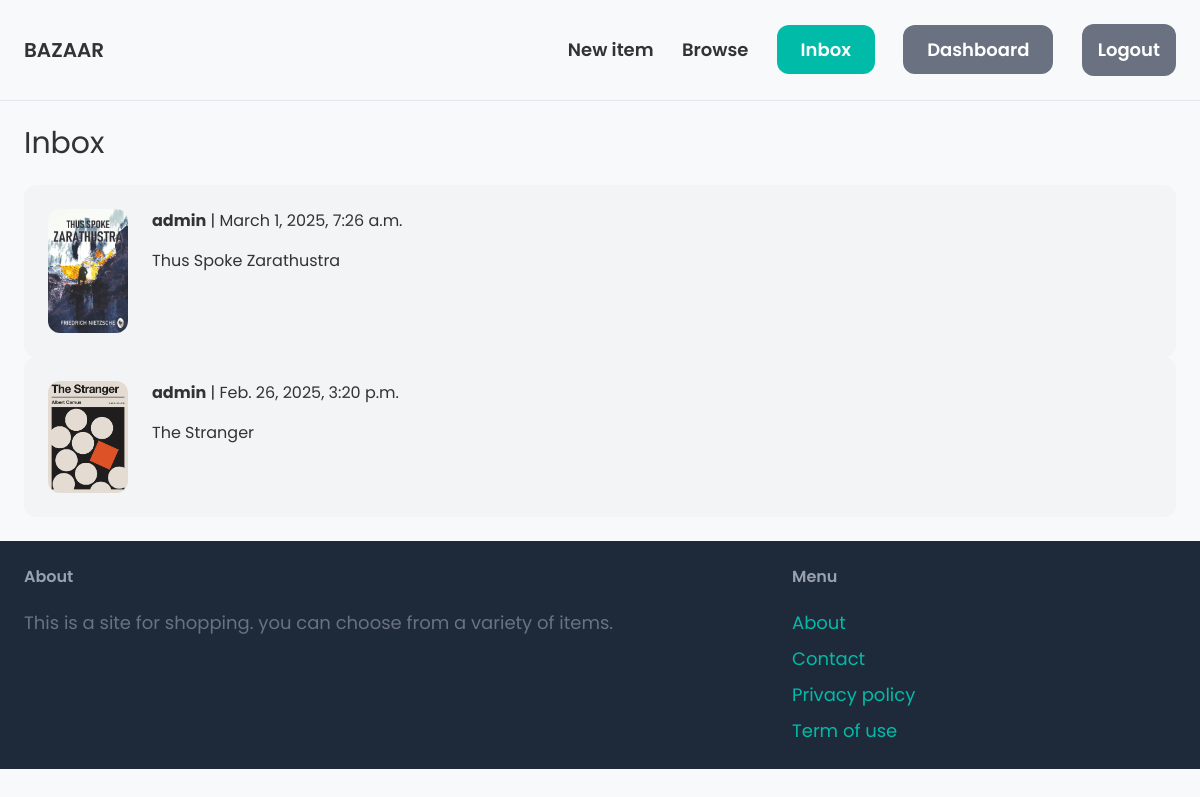
Screenshot of /inbox/ (signed in) with the database file from the repository.
### conversation/models.py (models this page shows)
class Conversation(models.Model):
    item = models.ForeignKey(Item, related_name='conversations', on_delete=models.CASCADE)
    members = models.ManyToManyField(User, related_name='conversations')
    created_at = models.DateTimeField(auto_now_add=True)
    modified_at = models.DateTimeField(auto_now=True)
    class Meta:
        ordering = ('-modified_at',)

### item/models.py (models this page shows, shortened)
class Item(models.Model):
    category = models.ForeignKey(Category, related_name='items', on_delete=models.CASCADE)
    name = models.CharField(max_length=255)
    description = models.TextField(blank=True, null=True)
    price = models.FloatField()
    image = models.ImageField(upload_to='item_images', blank=True, null=True)
    is_sold = models.BooleanField(default=False)
    created_by = models.ForeignKey(User, related_name='items', on_delete=models.CASCADE)
    created_at = models.DateTimeField(auto_now_add=True)

### conversation/views.py (the view)
# urls.py: path('', views.inbox, name='inbox'),
@login_required
def inbox(request):
    conversations = Conversation.objects.filter(members__in=[request.user.id])
    return render(request, 'conversation/inbox.html', {
        'conversations': conversations
    })

### conversation/templates/conversation/inbox.html (shortened to what this page needs)
{% extends 'core/base.html' %}
{% block content %}
<h1 class="mb-6 text-3xl">Inbox</h1>
<div class="space-y-6">
    {% for conversation in conversations %}
        <a href="{% url 'conversation:detail' conversation.id %}">
            <div class="p-6 flex bg-gray-100 rounded-xl">
                <div class="pr-6">
                    <img src="{{ conversation.item.image.url }}" class="w-20 rounded-xl">
                </div>
                <div>
                    {% for member in conversation.members.all %}
                        {% if member != request.user %}
                            <p class="mb-4"><strong>{{ member.username }}</strong> | {{ conversation.modified_at }}</p>
                            <p>{{ conversation.item.name }}</p>
                        {% endif %}
                    {% endfor %}
                </div>
            </div>
        </a>
    {% endfor %}
</div>
{% endblock %}

### static/style.css (style rules this page uses)
body { background-color: #f8f9fa; font-family: 'Poppins', sans-serif; color: #333; margin: 0; padding: 0; }

### rows the page displays
Conversation: item.image (picture), modified_at "March 1, 2025, 7:26 a.m.", item.name "Thus Spoke Zarathustra"
Conversation: item.image (picture), modified_at "Feb. 26, 2025, 3:20 p.m.", item.name "The Stranger"

### other values shown
{{ member.username }} "admin"
